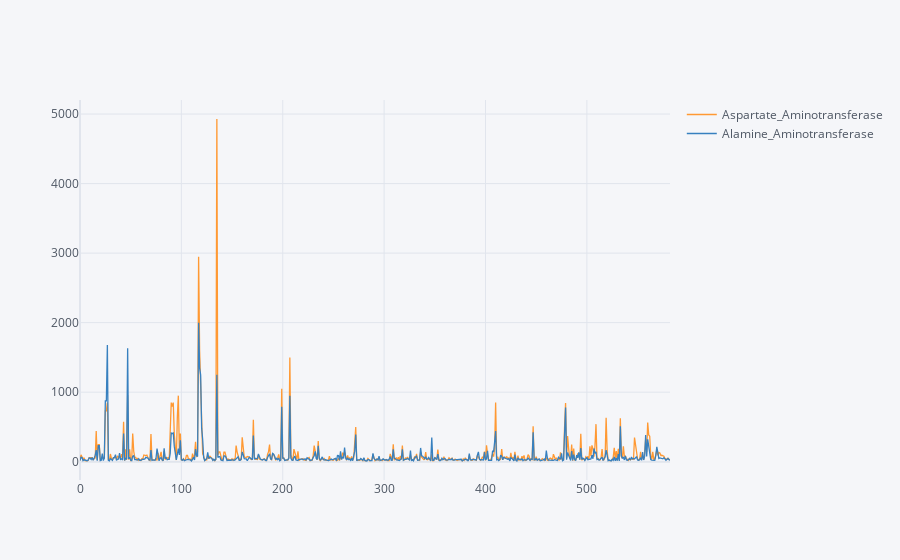

The code cell stored with this chart in its notebook:
### Code cell
data[['Aspartate_Aminotransferase','Alamine_Aminotransferase']].iplot()

### Figure 1 — Plotly figure (JSON) as saved in the notebook; plotly's stock layout.template omitted (floating-point values rounded to 4 significant figures; data arrays with more than 128 entries replaced by an {"elided": "..."} marker saying what was removed)
{"data": [{"line": {"color": "rgba(255, 153, 51, 1.0)", "dash": "solid", "shape": "linear", "width": 1.3}, "mode": "lines", "name": "Aspartate_Aminotransferase", "text": "", "type": "scatter", "x": {"elided": "583 int values"}, "y": {"elided": "583 int values"}}, {"line": {"color": "rgba(55, 128, 191, 1.0)", "dash": "solid", "shape": "linear", "width": 1.3}, "mode": "lines", "name": "Alamine_Aminotransferase", "text": "", "type": "scatter", "x": {"elided": "583 int values"}, "y": {"elided": "583 int values"}}], "layout": {"legend": {"bgcolor": "#F5F6F9", "font": {"color": "#4D5663"}}, "paper_bgcolor": "#F5F6F9", "plot_bgcolor": "#F5F6F9", "title": {"font": {"color": "#4D5663"}}, "xaxis": {"gridcolor": "#E1E5ED", "showgrid": true, "tickfont": {"color": "#4D5663"}, "title": {"font": {"color": "#4D5663"}, "text": ""}, "zerolinecolor": "#E1E5ED"}, "yaxis": {"gridcolor": "#E1E5ED", "showgrid": true, "tickfont": {"color": "#4D5663"}, "title": {"font": {"color": "#4D5663"}, "text": ""}, "zerolinecolor": "#E1E5ED"}}}
